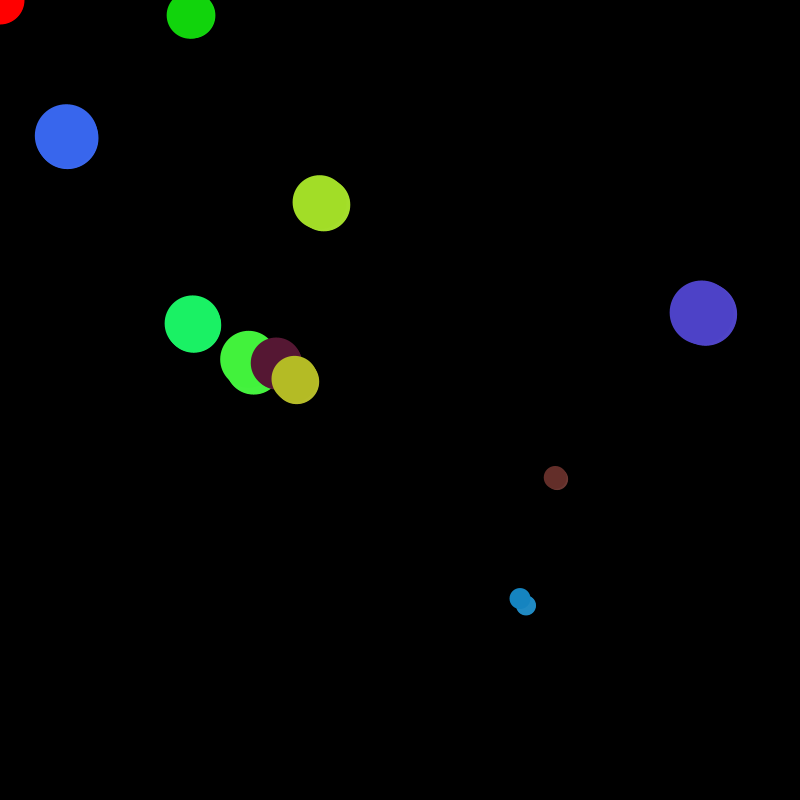
Frame 1 (no input)
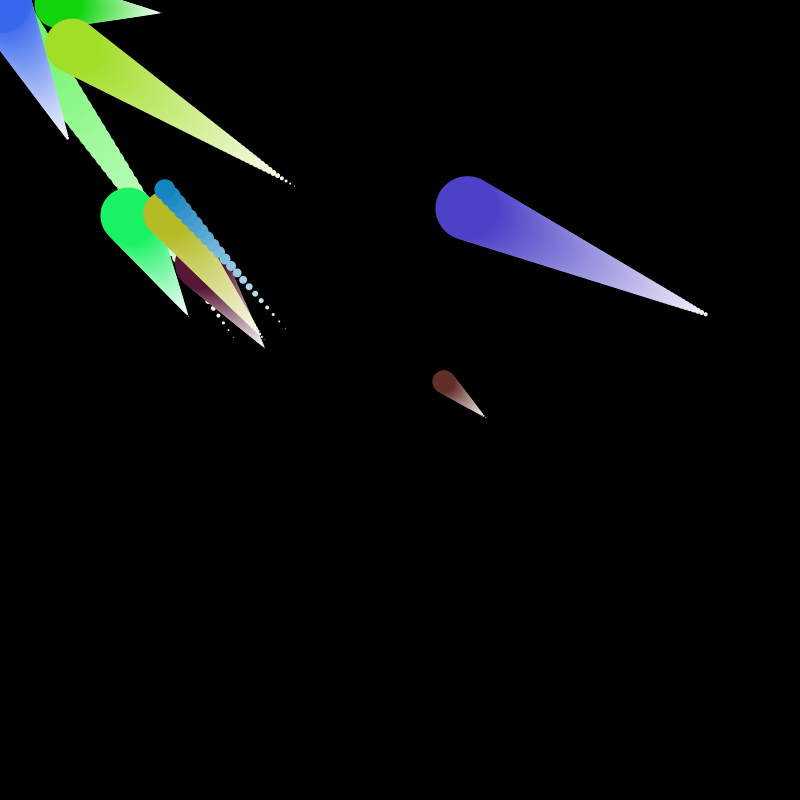
Frame 60 (the mouse pressed at the canvas centre just before this capture)
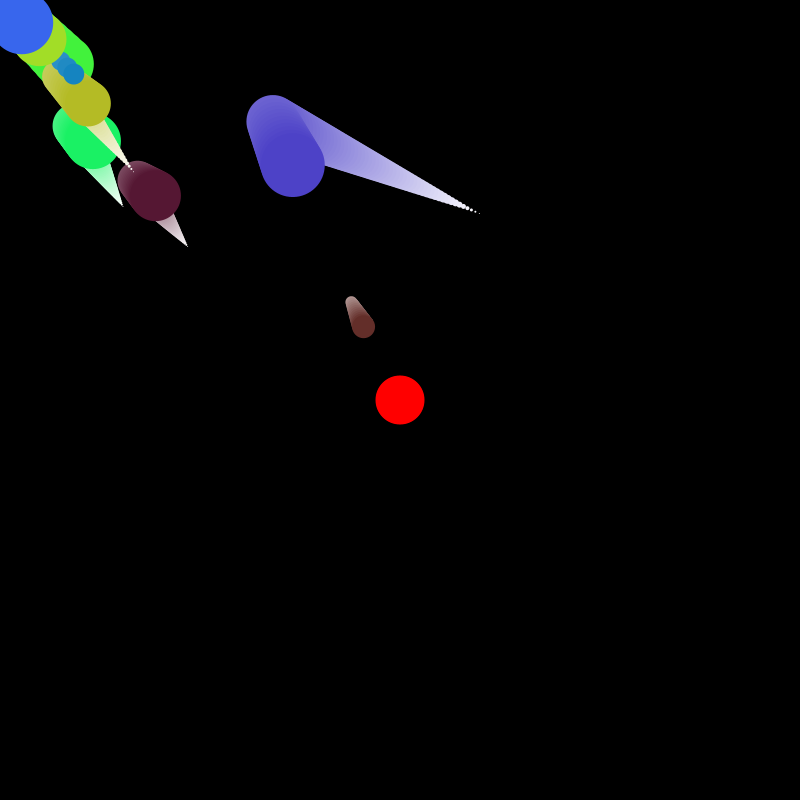
Frame 120 (the mouse held since frame 60 and released just before this capture)

The Processing sketch that drew these frames (run headless with seeded random() and noise(); from frame 60 on, the mouse is pressed at the canvas centre):

// Processing sketch: exemple_16_04_leader_et_followers
// ── exemple_16_04_leader_et_followers.pde
Snake leader;
Snake[] followers = new Snake[10];

void setup() {
  size(800, 800);
  leader = new Snake(50, color(255, 0, 0), 0, 0, 0);
  for (int i = 0; i < followers.length; i++) {
    followers[i] = new Snake(int(random(20, 80)), 
      color(random(255), random(255), random(255)), random(2, 10), 
      random(width), random(height));
  }
}

void draw() {
  background(0);
  leader.deplacer(mouseX, mouseY);
  leader.dessiner();

  for (int i = 0; i < followers.length; i++) {
    followers[i].avancerVers(leader.getXQueue(), leader.getYQueue());
    followers[i].dessiner();
  }
}
// ── Snake.pde
class Snake {
  int taille;
  color couleur;
  float vitesse;
  float[] xpos;
  float[] ypos;
  
  Snake(int taille, color couleur, float vitesse, float x0, float y0) {
    this.taille = taille;
    this.couleur = couleur;
    this.vitesse = vitesse;
    
    xpos = new float[taille];
    ypos = new float[taille];
    for (int i = 0; i < taille; i++) {
      xpos[i] = x0;
      ypos[i] = y0;
    }
  }
  
  void dessiner() {
    noStroke();
    for (int i = 0; i < taille; i++) {
      fill(lerpColor(color(255), couleur, i / (taille - 1.0)));
      ellipse(xpos[i], ypos[i], i, i);
    }
  }
  
  // modificateurs
  void deplacer(float x, float y) {
    for (int i = 0; i < taille - 1; i++) {
      xpos[i] = xpos[i + 1];
      ypos[i] = ypos[i + 1];
    }
    xpos[taille - 1] = x;
    ypos[taille - 1] = y;
  }
  
  void avancerVers(float x, float y) {
    float xTete = xpos[taille - 1];
    float yTete = ypos[taille - 1];
    float d = dist(xTete, yTete, x, y);
    float vx = vitesse * (x - xTete) / d;
    float vy = vitesse * (y - yTete) / d;
    deplacer(xTete + vx, yTete + vy);
  }
  
  // accesseurs
  float getXTete() {
    return xpos[taille - 1];
  }
  
  float getYTete() {
    return ypos[taille - 1];
  }
  
  float getXQueue() {
    return xpos[0];
  }
  
  float getYQueue() {
    return ypos[0];
  }
}
